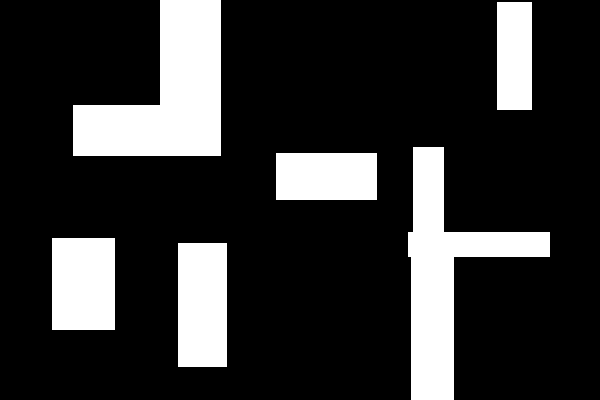
#> input picture Lab7/testImage3.png, 600 x 400 px, given in place of the camera
$ python main.py
#> lines starting #> are read from the running program, lines starting #| are printed output that depends on the picture; after the words box and inside, x2 and y2 are one past the last pixel; in counts of white or black regions, pixels touching at a corner belong together
import cv2 as cv
import sys
import numpy as np

callBackImg = None
cX = 0
cY = 0


# [306 lines left out: functions printRGB, mouseCallback, myGray, readVid, readIMG, segment and 10 more, not called in this run]


def task5() :
    global callBackImg
    cap = cv.VideoCapture(0)
    if not cap.isOpened():
        print("Cannot open camera")
        exit()
    while True:
        # Capture frame-by-frame
        ret, callBackImg = cap.read()
#> callBackImg is the input picture: shape (400, 600, 3); 19.5% white; 6 white regions, box (x1, y1, x2, y2) and area: (73, 0, 221, 156) 13953, (408, 147, 550, 400) 12334, (178, 243, 227, 367) 6076, (52, 238, 115, 330) 5796, (276, 153, 377, 200) 4747, (497, 2, 532, 110) 3780
        # if frame is read correctly ret is True
        if not ret:
            print("Can't receive frame (stream end?). Exiting ...")
            break
        segmented = cv.inRange(callBackImg, (20, 30, 180), (255, 255, 255))
        segmented = segmented.reshape(segmented.shape[0], segmented.shape[1], 1)

        num_labels, labels, stats, centroids = cv.connectedComponentsWithStats(segmented, 4)
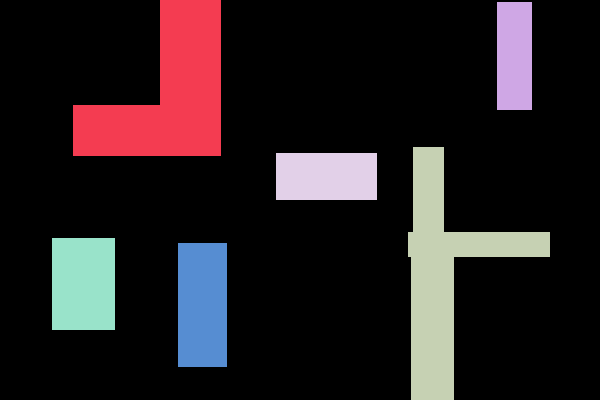
#> labels: shape (400, 600) int32; 7 distinct labels, from 0 to 6; one colour per label, 0 black
#> num_labels = 7; stats = [[0, 0, 600, 400, 193314], [73, 0, 148, 156, 13953], [497, 2, 35, 108, 3780], [408, 147, 142, 253, 12334], [276, 153, 101, 47, 4747], [52, 238, 63, 92, 5796], [178, 243, 49, 124, 6076]]; centroids = [[304.6, 199.9], [166.5, 94.19], [514, 55.5], [444.5, 274.1], [326, 176], [83, 283.5], [202, 304.5]]

        max = -1
        max_index = 0
        for i in range(num_labels) :
            if stats[i, cv.CC_STAT_AREA] > max :
                max = stats[i, cv.CC_STAT_AREA]
                max_index = i
#> this loop made 7 passes
#> max on pass 1: 193314
#> after the loop, max = 193314; max_index = 0

        cX, cY = centroids[max_index]
#> cX = 304.6; cY = 199.9
        cX = int(cX)
#> cX = 304
        cY = int(cY)
#> cY = 199
        print(cX, cY)
#| 304 199

        callBackImg = segmented
        cv.circle(callBackImg, (cX, cY), 5, 125, -1)
#> callBackImg: shape (400, 600, 1)
        cv.imshow("Display window", callBackImg)
        cv.setMouseCallback("Display window", mouseCallback)

        k = cv.waitKey(1)
#> (key q is pressed here)
        if k == ord('s'):
            cv.imwrite('savedFrame.png', callBackImg)
        elif k == ord('q'):
            break


if __name__ == '__main__':
    task5()
    #readVid()
